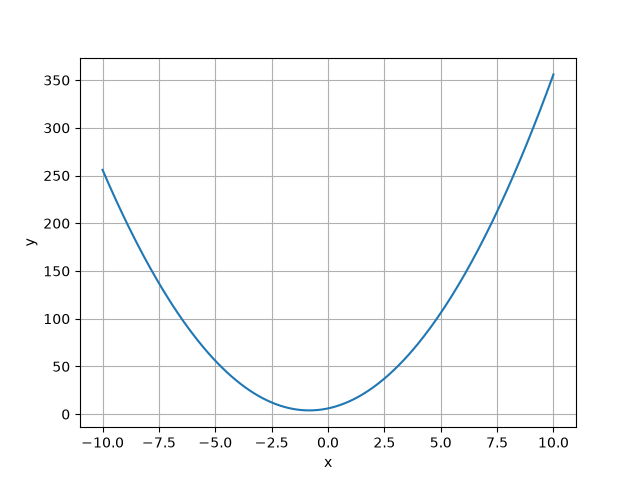

Generate this figure with Python:
import matplotlib.pyplot as plt
import numpy as np

x = np.linspace(-10,10, 200)
y = 3 * x**2 + 5 * x + 6

plt.plot(x, y)
plt.xlabel("x")
plt.ylabel("y")
plt.grid(True)
plt.show()
